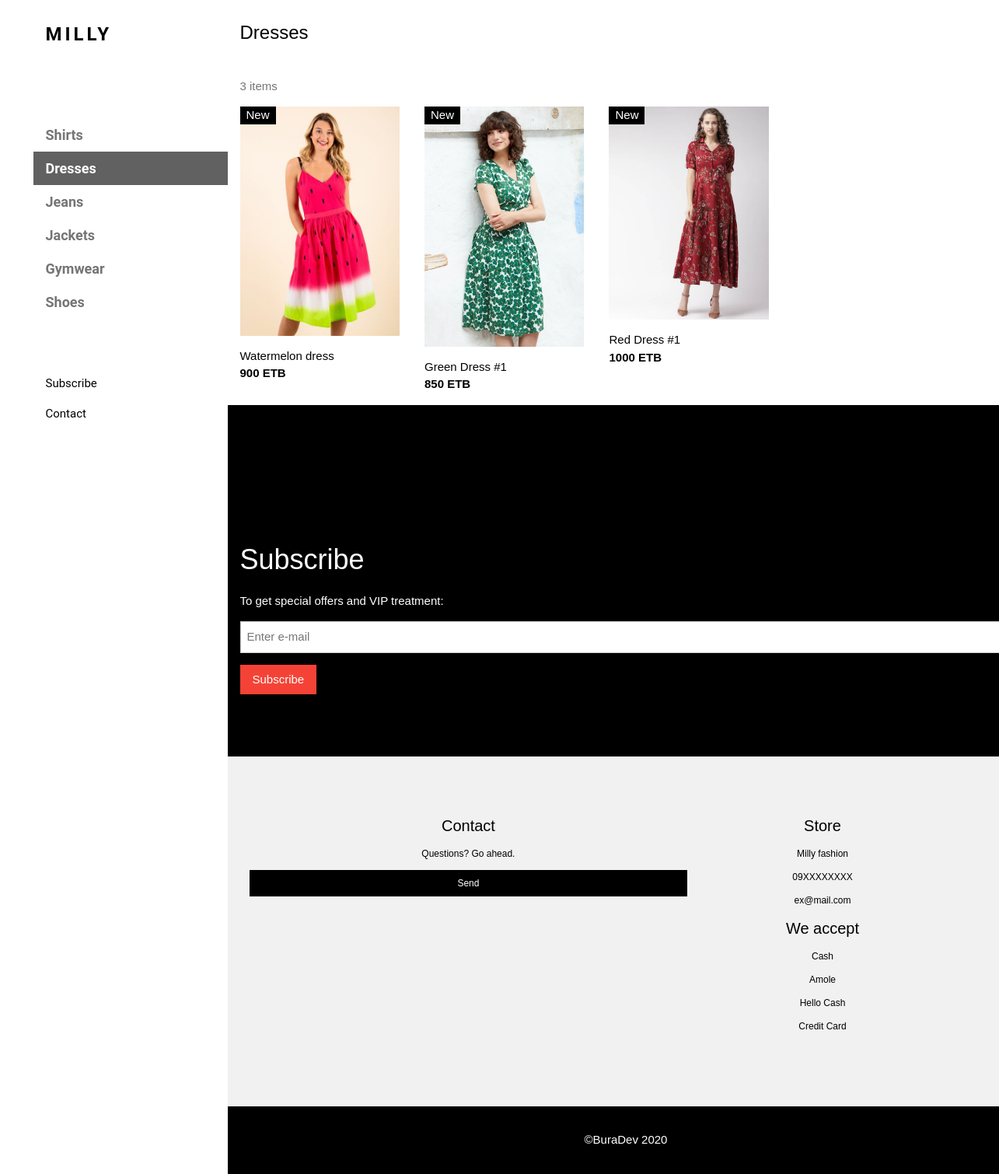
/dresses/, run on the app's committed database.
### app/models.py (models this page shows, shortened)
class Cloth(models.Model):
    types = (
        ('Shirts','Shirts'),
        ('Dresses', 'Dresses'),
        ('Jeans', 'Jeans'),
        ('Jackets', 'Jackets'),
        ('Gymwear', 'Gymwear'),
        ('Shoes', 'Shoes')
    )
    text = models.CharField(max_length=200)
    price = models.IntegerField()
    photo = models.ImageField(upload_to='photos/')
    tag = models.CharField(max_length=10, choices=types, default='Jeans')

### app/views.py (the view)
# urls.py: path('dresses/', views.dresses, name='dresses'),
def dresses(request):
    cloths = Cloth.objects.filter(tag='Dresses')
    context = {
        'cloths':cloths,
        'num_of_cloths':len(cloths),
        'tag':'Dresses',
        }
    return render(request, 'app/dresses.html', context)

### app/templates/app/dresses.html (shortened to what this page needs)
{% extends 'app/base.html' %}
{% load static %}
{% block dresses %}
<header class="w3-container w3-xlarge">
    <p class="w3-left">{{ tag }}</p>
    <p class="w3-right">
    </p>
</header>
<div class="w3-container w3-text-grey" id="jeans">
    <p>{{ num_of_cloths }} items</p>
</div>
<div class="w3-row  w3-animate-zoom">
    {% for cloth in cloths %}
        <div class="w3-col l3 s6">
            <div class="w3-container">
                <div class="w3-display-container">
                <a href="{{ MEDIA_URL }}{{ cloth.photo.url }}"> <img src="{{ MEDIA_URL }}{{ cloth.photo.url }}" style="width:100%"> </a>
                    <span class="w3-tag w3-display-topleft">New</span>
                </div>
                <p>{{ cloth.text }}<br><b>{{ cloth.price }} ETB</b></p>
            </div>
        </div>
    {% endfor %}
</div>
{% endblock dresses %}

### app/static/css/w3.css (style rules this page uses)
html { box-sizing: border-box }
*, *:before, *:after { box-sizing: inherit }
html { -ms-text-size-adjust: 100%; -webkit-text-size-adjust: 100% }
body { margin: 0 }
article, aside, details, figcaption, figure, footer, header, main, menu, nav, section, summary { display: block }
a { background-color: transparent; -webkit-text-decoration-skip: objects }
img { border-style: none }
html, body { font-family: Verdana, sans-serif; font-size: 15px; line-height: 1.5 }
html { overflow-x: hidden }
img { vertical-align: middle }
a { color: inherit }
.w3-badge, .w3-tag { background-color: #000; color: #fff; display: inline-block; padding-left: 8px; padding-right: 8px; text-align: center }
.w3-tooltip, .w3-display-container { position: relative }
.w3-container:after, .w3-container:before, .w3-panel:after, .w3-panel:before, .w3-row:after, .w3-row:before, .w3-row-padding:after, .w3-row-padding:before, .w3-cell-row:before, .w3-cell-row:after, .w3-clear:after, .w3-clear:before, .w3-bar:before, .w3-bar:after { content: ""; display: table; clear: both }
.w3-col, .w3-half, .w3-third, .w3-twothird, .w3-threequarter, .w3-quarter { float: left; width: 100% }
.w3-col.s6 { width: 49.99999% }
@media (min-width:993px) { .w3-col.l3 { width: 24.99999% } }
.w3-content, .w3-auto { margin-left: auto; margin-right: auto }
.w3-content { max-width: 980px }
.w3-display-topleft { position: absolute; left: 0; top: 0 }
.w3-container, .w3-panel { padding: 0.01em 16px }
.w3-animate-zoom { animation: animatezoom 0.6s }
.w3-xlarge { font-size: 24px!important }
.w3-left { float: left!important }
.w3-right { float: right!important }
.w3-text-grey, .w3-hover-text-grey:hover, .w3-text-gray, .w3-hover-text-gray:hover { color: #757575!important }

### app/templates/app/base.html (style rules this page uses)
body, h1, h2, h3, h4, h5, h6, .w3-wide { font-family: "Montserrat", sans-serif; }

### data on the page
Cloth: photo (picture), text "Watermelon dress", price "900"
Cloth: photo (picture), text "Green Dress #1", price "850"
Cloth: photo (picture), text "Red Dress #1", price "1000"

### other printed values
{{ tag }} "Dresses"
{{ num_of_cloths }} "3"
